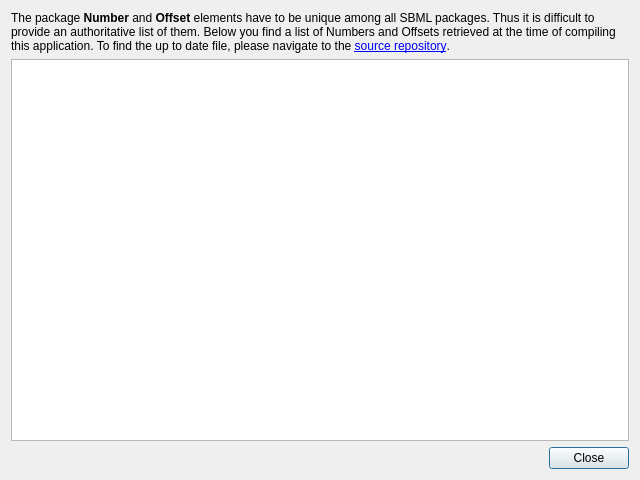
<?xml version="1.0" encoding="UTF-8"?>
<ui version="4.0">
 <class>DialogDisplayNumbers</class>
 <widget class="QDialog" name="DialogDisplayNumbers">
  <property name="windowModality">
   <enum>Qt::WindowModal</enum>
  </property>
  <property name="geometry">
   <rect>
    <x>0</x>
    <y>0</y>
    <width>640</width>
    <height>480</height>
   </rect>
  </property>
  <property name="windowTitle">
   <string>Information about Numbers and Offsets</string>
  </property>
  <property name="windowIcon">
   <iconset resource="../deviser-resources.qrc">
    <normaloff>:/images/ICON_Deviser.ico</normaloff>:/images/ICON_Deviser.ico</iconset>
  </property>
  <layout class="QVBoxLayout" name="verticalLayout">
   <item>
    <widget class="QLabel" name="label">
     <property name="text">
      <string>&lt;html&gt;&lt;head/&gt;&lt;body&gt;&lt;p&gt;The package &lt;span style=&quot; font-weight:600;&quot;&gt;Number&lt;/span&gt; and &lt;span style=&quot; font-weight:600;&quot;&gt;Offset&lt;/span&gt; elements have to be unique among all SBML packages. Thus it is difficult to provide an authoritative list of them. Below you find a list of Numbers and Offsets retrieved at the time of compiling this application. To find the up to date file, please navigate to the &lt;a href=&quot;https://svn.code.sf.net/p/sbml/code/branches/libsbml-experimental/dev/packages/internal_numbering_within_packages.txt&quot;&gt;&lt;span style=&quot; text-decoration: underline; color:#0000ff;&quot;&gt;source repository&lt;/span&gt;&lt;/a&gt;. &lt;/p&gt;&lt;/body&gt;&lt;/html&gt;</string>
     </property>
     <property name="wordWrap">
      <bool>true</bool>
     </property>
     <property name="openExternalLinks">
      <bool>true</bool>
     </property>
     <property name="textInteractionFlags">
      <set>Qt::LinksAccessibleByKeyboard|Qt::LinksAccessibleByMouse</set>
     </property>
    </widget>
   </item>
   <item>
    <widget class="QTextBrowser" name="textBrowser">
     <property name="autoFillBackground">
      <bool>false</bool>
     </property>
     <property name="autoFormatting">
      <set>QTextEdit::AutoAll</set>
     </property>
     <property name="lineWrapMode">
      <enum>QTextEdit::WidgetWidth</enum>
     </property>
     <property name="lineWrapColumnOrWidth">
      <number>70</number>
     </property>
    </widget>
   </item>
   <item>
    <widget class="QDialogButtonBox" name="buttonBox">
     <property name="orientation">
      <enum>Qt::Horizontal</enum>
     </property>
     <property name="standardButtons">
      <set>QDialogButtonBox::Close</set>
     </property>
    </widget>
   </item>
  </layout>
 </widget>
 <resources>
  <include location="../deviser-resources.qrc"/>
 </resources>
 <connections>
  <connection>
   <sender>buttonBox</sender>
   <signal>accepted()</signal>
   <receiver>DialogDisplayNumbers</receiver>
   <slot>accept()</slot>
   <hints>
    <hint type="sourcelabel">
     <x>248</x>
     <y>254</y>
    </hint>
    <hint type="destinationlabel">
     <x>157</x>
     <y>274</y>
    </hint>
   </hints>
  </connection>
  <connection>
   <sender>buttonBox</sender>
   <signal>rejected()</signal>
   <receiver>DialogDisplayNumbers</receiver>
   <slot>reject()</slot>
   <hints>
    <hint type="sourcelabel">
     <x>316</x>
     <y>260</y>
    </hint>
    <hint type="destinationlabel">
     <x>286</x>
     <y>274</y>
    </hint>
   </hints>
  </connection>
 </connections>
</ui>
